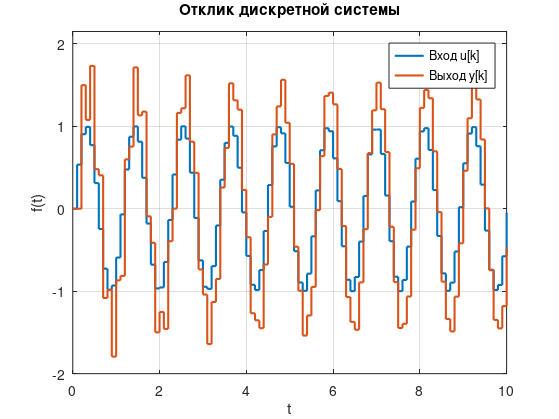

Reproduce this figure in MATLAB.
load('ident_lab2_v05.mat');
% исходные параметры
a = zad1.a;
b = zad1.b;
w = zad1.w;

% Параметры
Td = 0.1;
t_end = 10;
t = 0:Td:t_end;

% Входной сигнал
u = sin(w*t);
t1 = 0:0.001:t_end;
u1 = sin(w*t1);

% Создание дискретной передаточной функции
num = [b];
den = [1, a];
Wz = tf(num, den, Td);  % Ts - интервал дискретизации

% Расчет отклика
y = lsim(Wz, u, t);

% Графики
figure;
stairs(t, u, 'LineWidth', 1.5);
hold on;
stairs(t, y, 'LineWidth', 1.5);
hold off;
grid on;
legend('Вход u[k]', 'Выход y[k]');
title('Отклик дискретной системы');
xlabel('t');
ylabel('f(t)');
ylim([-2, 2.15]);
set(gcf, 'PaperPositionMode','auto');
saveas(gcf, "images/task1.png")
